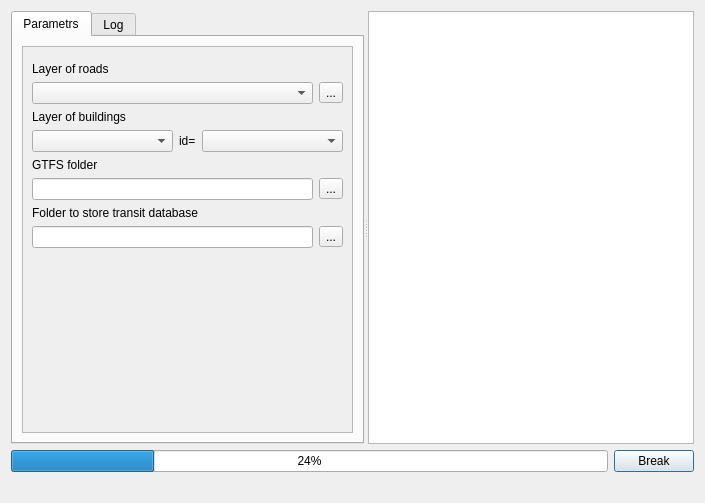
<?xml version="1.0" encoding="UTF-8"?>
<ui version="4.0">
 <class>Dialog</class>
 <widget class="QDialog" name="Dialog">
  <property name="windowModality">
   <enum>Qt::NonModal</enum>
  </property>
  <property name="geometry">
   <rect>
    <x>0</x>
    <y>0</y>
    <width>705</width>
    <height>503</height>
   </rect>
  </property>
  <property name="sizePolicy">
   <sizepolicy hsizetype="Maximum" vsizetype="Preferred">
    <horstretch>0</horstretch>
    <verstretch>0</verstretch>
   </sizepolicy>
  </property>
  <property name="windowTitle">
   <string>Dialog</string>
  </property>
  <property name="modal">
   <bool>false</bool>
  </property>
  <layout class="QVBoxLayout" name="verticalLayout">
   <property name="sizeConstraint">
    <enum>QLayout::SetDefaultConstraint</enum>
   </property>
   <item>
    <widget class="QSplitter" name="splitter">
     <property name="orientation">
      <enum>Qt::Horizontal</enum>
     </property>
     <widget class="QTabWidget" name="tabWidget">
      <property name="sizePolicy">
       <sizepolicy hsizetype="Preferred" vsizetype="Preferred">
        <horstretch>0</horstretch>
        <verstretch>0</verstretch>
       </sizepolicy>
      </property>
      <property name="currentIndex">
       <number>0</number>
      </property>
      <property name="usesScrollButtons">
       <bool>true</bool>
      </property>
      <property name="tabsClosable">
       <bool>false</bool>
      </property>
      <widget class="QWidget" name="tab">
       <property name="sizePolicy">
        <sizepolicy hsizetype="Preferred" vsizetype="Preferred">
         <horstretch>0</horstretch>
         <verstretch>0</verstretch>
        </sizepolicy>
       </property>
       <attribute name="title">
        <string>Parametrs</string>
       </attribute>
       <layout class="QHBoxLayout" name="horizontalLayout">
        <property name="sizeConstraint">
         <enum>QLayout::SetDefaultConstraint</enum>
        </property>
        <item>
         <widget class="QScrollArea" name="scrollArea">
          <property name="sizePolicy">
           <sizepolicy hsizetype="Preferred" vsizetype="Preferred">
            <horstretch>0</horstretch>
            <verstretch>0</verstretch>
           </sizepolicy>
          </property>
          <property name="layoutDirection">
           <enum>Qt::LeftToRight</enum>
          </property>
          <property name="widgetResizable">
           <bool>true</bool>
          </property>
          <widget class="QWidget" name="scrollAreaWidgetContents_2">
           <property name="geometry">
            <rect>
             <x>0</x>
             <y>0</y>
             <width>330</width>
             <height>251</height>
            </rect>
           </property>
           <property name="sizePolicy">
            <sizepolicy hsizetype="Preferred" vsizetype="Preferred">
             <horstretch>0</horstretch>
             <verstretch>0</verstretch>
            </sizepolicy>
           </property>
           <layout class="QVBoxLayout" name="verticalLayout_2">
            <property name="sizeConstraint">
             <enum>QLayout::SetDefaultConstraint</enum>
            </property>
            <item>
             <layout class="QFormLayout" name="formLayout">
              <item row="0" column="0">
               <layout class="QVBoxLayout" name="verticalLayout_4"/>
              </item>
              <item row="2" column="0" colspan="2">
               <layout class="QHBoxLayout" name="horizontalLayout_5">
                <item>
                 <widget class="QComboBox" name="cbRoads"/>
                </item>
                <item>
                 <widget class="QToolButton" name="toolButtonRoads">
                  <property name="text">
                   <string>...</string>
                  </property>
                 </widget>
                </item>
               </layout>
              </item>
              <item row="5" column="0">
               <widget class="QLabel" name="label_2">
                <property name="text">
                 <string>Layer of buildings</string>
                </property>
               </widget>
              </item>
              <item row="6" column="0" colspan="2">
               <layout class="QHBoxLayout" name="horizontalLayout_6">
                <item>
                 <widget class="QComboBox" name="cmbLayers">
                  <property name="sizePolicy">
                   <sizepolicy hsizetype="Preferred" vsizetype="Maximum">
                    <horstretch>0</horstretch>
                    <verstretch>0</verstretch>
                   </sizepolicy>
                  </property>
                  <property name="mouseTracking">
                   <bool>false</bool>
                  </property>
                 </widget>
                </item>
                <item>
                 <widget class="QLabel" name="label_5">
                  <property name="sizePolicy">
                   <sizepolicy hsizetype="Fixed" vsizetype="Preferred">
                    <horstretch>0</horstretch>
                    <verstretch>0</verstretch>
                   </sizepolicy>
                  </property>
                  <property name="text">
                   <string>id=</string>
                  </property>
                 </widget>
                </item>
                <item>
                 <widget class="QComboBox" name="cmbLayers_fields"/>
                </item>
               </layout>
              </item>
              <item row="7" column="0">
               <widget class="QLabel" name="label_4">
                <property name="text">
                 <string>GTFS folder</string>
                </property>
               </widget>
              </item>
              <item row="8" column="0" colspan="2">
               <layout class="QHBoxLayout" name="horizontalLayout_3">
                <item>
                 <widget class="QLineEdit" name="txtPathToGTFS">
                  <property name="sizePolicy">
                   <sizepolicy hsizetype="Expanding" vsizetype="Maximum">
                    <horstretch>0</horstretch>
                    <verstretch>0</verstretch>
                   </sizepolicy>
                  </property>
                  <property name="baseSize">
                   <size>
                    <width>16</width>
                    <height>0</height>
                   </size>
                  </property>
                 </widget>
                </item>
                <item>
                 <widget class="QToolButton" name="toolButton_GTFS">
                  <property name="text">
                   <string>...</string>
                  </property>
                 </widget>
                </item>
               </layout>
              </item>
              <item row="9" column="0">
               <widget class="QLabel" name="label">
                <property name="text">
                 <string>Folder to store transit database</string>
                </property>
               </widget>
              </item>
              <item row="10" column="0" colspan="2">
               <layout class="QHBoxLayout" name="horizontalLayout_4">
                <item>
                 <widget class="QLineEdit" name="txtPathToProtocols">
                  <property name="sizePolicy">
                   <sizepolicy hsizetype="Expanding" vsizetype="Maximum">
                    <horstretch>0</horstretch>
                    <verstretch>0</verstretch>
                   </sizepolicy>
                  </property>
                  <property name="baseSize">
                   <size>
                    <width>16</width>
                    <height>0</height>
                   </size>
                  </property>
                 </widget>
                </item>
                <item>
                 <widget class="QToolButton" name="toolButton_protocol">
                  <property name="text">
                   <string>...</string>
                  </property>
                 </widget>
                </item>
               </layout>
              </item>
              <item row="1" column="0">
               <widget class="QLabel" name="label_6">
                <property name="text">
                 <string>Layer of roads</string>
                </property>
               </widget>
              </item>
             </layout>
            </item>
           </layout>
          </widget>
         </widget>
        </item>
       </layout>
      </widget>
      <widget class="QWidget" name="tab_2">
       <attribute name="title">
        <string>Log</string>
       </attribute>
       <layout class="QVBoxLayout" name="verticalLayout_3">
        <item>
         <widget class="QTextBrowser" name="textLog"/>
        </item>
       </layout>
      </widget>
     </widget>
     <widget class="QPlainTextEdit" name="textInfo">
      <property name="readOnly">
       <bool>true</bool>
      </property>
     </widget>
    </widget>
   </item>
   <item>
    <layout class="QHBoxLayout" name="horizontalLayout_2">
     <item>
      <widget class="QProgressBar" name="progressBar">
       <property name="value">
        <number>24</number>
       </property>
      </widget>
     </item>
     <item>
      <widget class="QPushButton" name="btnBreakOn">
       <property name="text">
        <string>Break</string>
       </property>
      </widget>
     </item>
    </layout>
   </item>
   <item>
    <layout class="QHBoxLayout" name="horizontalLayout_4">
     <item>
      <widget class="QLabel" name="lblMessages">
       <property name="sizePolicy">
        <sizepolicy hsizetype="Minimum" vsizetype="Minimum">
         <horstretch>0</horstretch>
         <verstretch>0</verstretch>
        </sizepolicy>
       </property>
       <property name="lineWidth">
        <number>0</number>
       </property>
       <property name="text">
        <string/>
       </property>
      </widget>
     </item>
     <item alignment="Qt::AlignRight">
      <widget class="QDialogButtonBox" name="buttonBox">
       <property name="standardButtons">
        <set>QDialogButtonBox::NoButton</set>
       </property>
       <property name="centerButtons">
        <bool>true</bool>
       </property>
      </widget>
     </item>
    </layout>
   </item>
  </layout>
 </widget>
 <tabstops>
  <tabstop>textInfo</tabstop>
  <tabstop>tabWidget</tabstop>
  <tabstop>btnBreakOn</tabstop>
  <tabstop>textLog</tabstop>
 </tabstops>
 <resources/>
 <connections/>
</ui>
